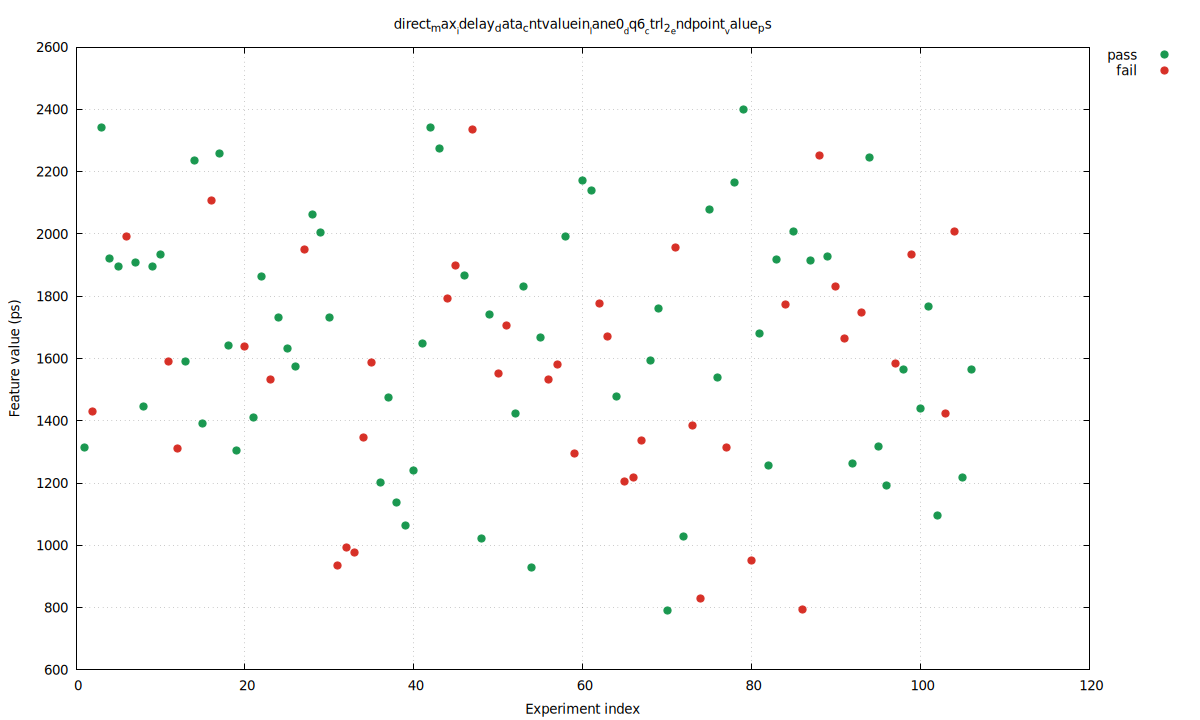

gnuplot code for this plot:
set terminal pngcairo size 1200,720 enhanced font 'DejaVu Sans,10'
set output 'baseline_abort2_vs_pass_direct_direct_max_idelay_data_cntvaluein_lane0_dq6_ctrl_2_endpoint_value_ps.png'
set datafile separator comma
set key outside right top
set grid
set xlabel 'Experiment index'
set ylabel 'Feature value (ps)'
set title 'direct_max__idelay_data_cntvaluein__lane0__dq6__ctrl_2__endpoint__value_ps'
plot \
  'baseline_abort2_vs_pass_direct_direct_max_idelay_data_cntvaluein_lane0_dq6_ctrl_2_endpoint_value_ps.dat' using 1:4 with points pt 7 ps 1.2 lc rgb '#1a9850' title 'pass', \
  'baseline_abort2_vs_pass_direct_direct_max_idelay_data_cntvaluein_lane0_dq6_ctrl_2_endpoint_value_ps.dat' using 1:5 with points pt 7 ps 1.2 lc rgb '#d73027' title 'fail'
